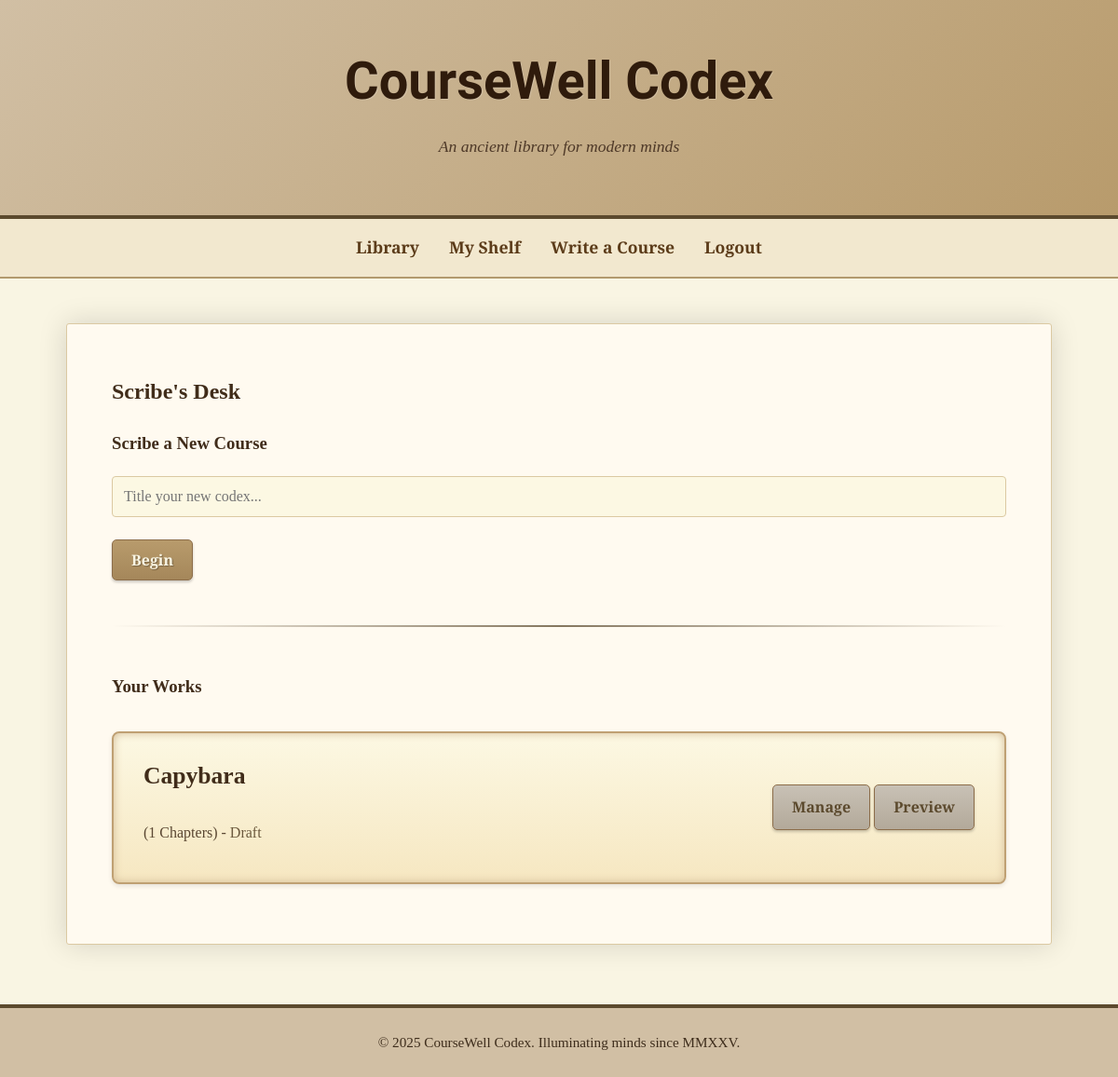
The page /creator (signed in) on the database its author committed.
### app.py (models this page shows, shortened)
class Course(db.Model):
    id = db.Column(db.String(36), primary_key=True, default=lambda: str(uuid.uuid4()))
    title = db.Column(db.String(150), nullable=False)
    user_id = db.Column(db.Integer, db.ForeignKey('user.id'), nullable=False)
    is_published = db.Column(db.Boolean, nullable=False, default=False)
    enrollees = db.relationship('Enrollment', back_populates='course', lazy='dynamic', cascade="all, delete-orphan")
    lessons = db.relationship('Lesson', backref='course', lazy=True, cascade="all, delete-orphan", order_by="Lesson.chapter_number")
    reviews = db.relationship('Review', backref='course', lazy='dynamic')

### app.py (the view)
@app.route('/creator')
@login_required
def creator_dashboard():
    created_courses = Course.query.filter_by(user_id=current_user.id).order_by(Course.title).all()
    return render_template('creator_dashboard.html', created_courses=created_courses)

### app.py (called while the page is built)
@login_manager.user_loader
def load_user(user_id):
    return User.query.get(int(user_id))

### templates/creator_dashboard.html (shortened to what this page needs)
{% extends "base.html" %}
{% block content %}
    <h2>Scribe's Desk</h2>
    <div class="create-course-form">
        <h3>Scribe a New Course</h3>
        <form action="{{ url_for('create_course') }}" method="post" class="inline-form">
            <div class="form-group">
                <input type="text" id="title" name="title" required placeholder="Title your new codex...">
            </div>
            <button type="submit" class="btn">Begin</button>
        </form>
    </div>
    <hr class="section-divider">
    <h3>Your Works</h3>
    {% if created_courses %}
        <ul class="course-list">
            {% for course in created_courses %}
                <li class="course-item">
                    <div class="course-info">
                        <h3 class="course-title">{{ course.title }}</h3>
                        <p class="chapter-count">
                            ({{ course.lessons|length }} Chapters) -
                            {% if course.is_published %}
                                <span style="color: #2f5d2f; font-weight: bold;">Published</span>
                            {% else %}
                                <span style="color: #6c5a3e;">Draft</span>
                            {% endif %}
                        </p>
                    </div>
                    <div class="course-actions">
                        <a href="{{ url_for('manage_course', course_id=course.id) }}" class="btn btn-secondary">Manage</a>
                        <a href="{{ url_for('course_player', course_id=course.id) }}" class="btn btn-secondary" target="_blank">Preview</a>
                    </div>
                </li>
            {% endfor %}
        </ul>
    {% else %}
        <p>You have not scribed any courses yet. Use the form above to begin your work.</p>
    {% endif %}
{% endblock %}

### templates/base.html (shortened to what this page needs)
<!DOCTYPE html>
<html lang="en">
<head>
    <link rel="stylesheet" href="{{ url_for('static', filename='css/style.css') }}">
</head>
<body>
    <header class="codex-header">
        <h1>CourseWell Codex</h1>
        <p>An ancient library for modern minds</p>
    </header>
    <nav class="codex-nav">
        <a href="{{ url_for('explore') }}">Library</a>
        {% if current_user.is_authenticated %}
            <a href="{{ url_for('dashboard') }}">My Shelf</a>
            <a href="{{ url_for('creator_dashboard') }}">Write a Course</a>
            <a href="{{ url_for('logout') }}">Logout</a>
        {% else %}
            <a href="{{ url_for('login') }}">Login</a>
            <a href="{{ url_for('register') }}">Register</a>
        {% endif %}
    </nav>
    <main class="codex-main">
        {% block content %}{% endblock %}
    </main>
    <footer class="codex-footer">
        © 2025 CourseWell Codex. Illuminating minds since MMXXV.
    </footer>
</body>
</html>

### static/css/style.css (style rules this page uses)
body { margin: 0; padding: 0; font-family: 'Spectral', serif; background: #f9f5e3 url('https://www.transparenttextures.com/patterns/paper-fibers.png'); color: #3e2d1c; line-height: 1.7; }
h1, h2, h3, h4, h5, h6 { font-family: 'Palatino Linotype', 'Book Antiqua', Palatino, serif; color: #402c1a; }
a { color: #8b5a2b; text-decoration: none; }
header.codex-header { background: linear-gradient(135deg, #d1bfa4, #b89b6c); padding: 2.5rem; text-align: center; border-bottom: 4px solid #5c4a2e; box-shadow: 0 4px 10px rgba(0, 0, 0, 0.2); }
header.codex-header h1 { font-family: 'UnifrakturCook', cursive; font-size: 3.5rem; margin: 0; color: #2f1b0c; text-shadow: 1px 1px 0px rgba(255, 255, 255, 0.2); }
header.codex-header p { font-size: 1.1rem; margin-top: 0.5rem; color: #4e3928; font-style: italic; }
nav.codex-nav { display: flex; justify-content: center; align-items: center; flex-wrap: wrap; gap: 2rem; padding: 1rem; background-color: #f2e8cf; border-bottom: 2px solid #b29a6e; }
nav.codex-nav a { text-decoration: none; color: #5c3c1a; font-weight: 600; transition: all 0.3s ease; font-size: 1.1em; }
main.codex-main { max-width: 960px; margin: 3rem auto; padding: 2rem 3rem; background: #fffaf0; border: 1px solid #dbc9a2; box-shadow: 0 0 30px rgba(0, 0, 0, 0.15); border-radius: 3px; }
footer.codex-footer { text-align: center; padding: 1.5rem; margin-top: 4rem; font-size: 0.95rem; background: #d1bfa4; color: #3e2d1c; border-top: 4px solid #5c4a2e; }
hr.section-divider { border: 0; height: 2px; background-image: linear-gradient(to right, rgba(92, 74, 46, 0), rgba(92, 74, 46, 0.75), rgba(92, 74, 46, 0)); margin: 3rem 0; }
.course-list { list-style: none; padding: 0; }
.course-item { border: 2px solid #bfa073; background: linear-gradient(#fcf8e3, #f6e7c1); margin: 2rem 0; padding: 1.5rem 2rem; border-radius: 8px; box-shadow: 0 2px 5px rgba(0,0,0,0.1), inset 0 0 10px #d3bb96; transition: all 0.3s ease-in-out; display: flex; justify-content: space-between; align-items: center; }
.course-info .course-title { font-size: 1.6rem; margin-top: 0; font-weight: 600; }
.course-info .chapter-count, .course-info .course-meta { font-size: 1rem; color: #5a4732; margin-top: 5px; }
.btn, button[type="submit"] { font-family: 'Spectral', serif; font-weight: 600; background: linear-gradient(to bottom, #b89b6c, #a5875a); color: #f9f5e3; text-shadow: 1px 1px 1px rgba(0,0,0,0.3); padding: 10px 20px; border: 1px solid #8c6d4a; border-radius: 5px; cursor: pointer; font-size: 1rem; text-decoration: none; display: inline-block; box-shadow: 0 2px 3px rgba(0,0,0,0.2); transition: all 0.2s ease; }
.btn-secondary { background: linear-gradient(to bottom, #c8c1b5, #b3a99a); color: #5c4a2e; text-shadow: none; }
.form-group { margin-bottom: 1.5rem; }
input[type="text"], input[type="password"], textarea { width: 100%; padding: 12px; border: 1px solid #dbc9a2; background-color: #fcf8e3; border-radius: 4px; box-sizing: border-box; font-family: 'Spectral', serif; font-size: 1rem; color: #3e2d1c; }

### rows shown on the page
Course: title "Capybara", lessons|length "1", is_published "Draft"
